Frame 1 (no input): blank canvas, image omitted
Frame 60 (no input): blank canvas, image omitted
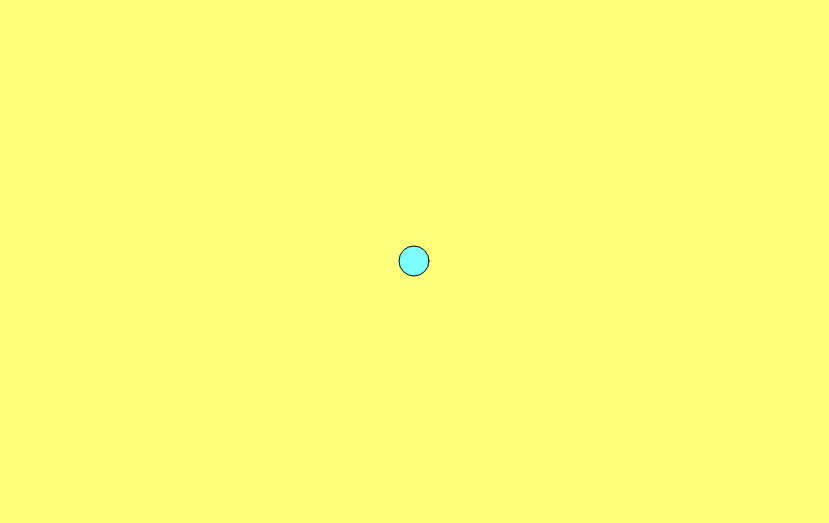
Frame 120 (the mouse pressed at the canvas centre since frame 60)

The p5.js sketch whose frames 1 and 60 were blank and that drew this single picture after the mouse press (run headless with seeded random() and noise() and a simulated clock; from frame 60 on, the mouse is pressed at the canvas centre):

// p5.js sketch
// ── sketch.js
function setup() {
    createCanvas(829,523);
}

function draw() {


    if (mouseIsPressed) {
        background(color(mouseX,mouseY,125));
        fill(color(125,mouseY,mouseX));
    } 
    
    else {
        background(color(mouseY,125,mouseX));
        fill(color(mouseX,mouseY,125));
    }

    ellipse(mouseX,mouseY,30,30);
}
